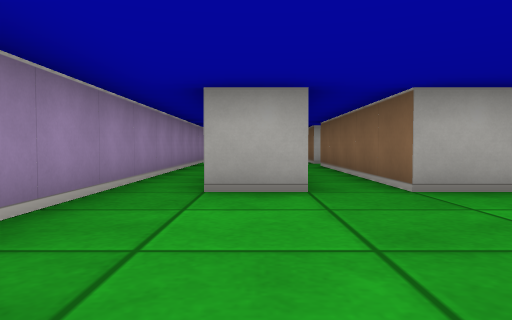
View 1 (above)

16 first-person views from a walk through a cub3D level. The camera is about half as high as the walls, tilts 2° down and sees 70° across. The floor is counted in squares. Each view is taken from the middle of a square. On the plan, view 1 faces up. The plan holds only what a view shows up to about 9 squares ahead; the rest is blank.

View 2
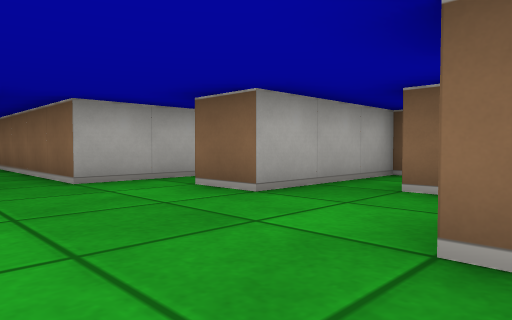

View 3
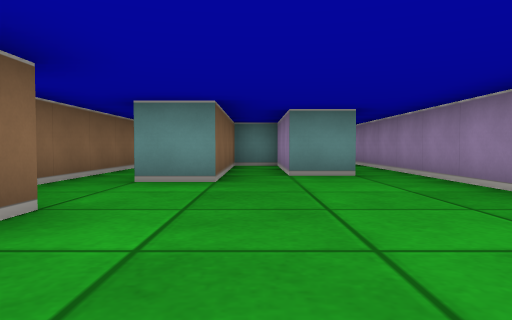

View 4
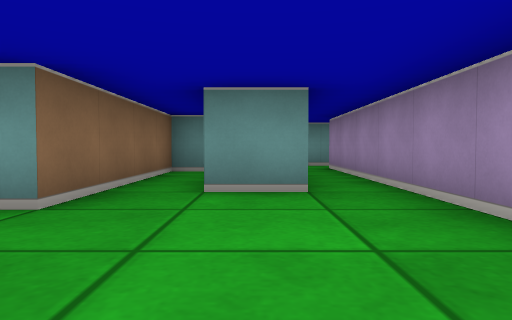

View 5
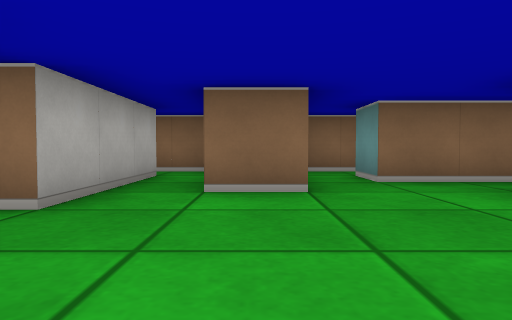

View 6
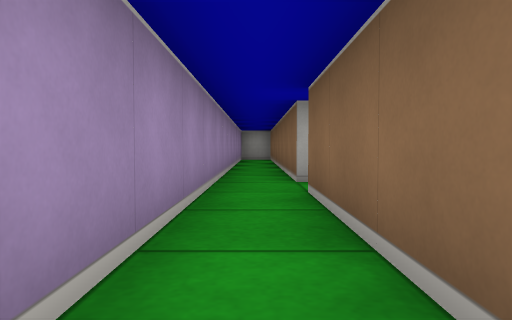

View 7
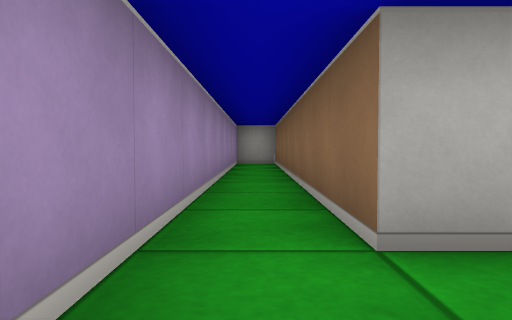

View 8
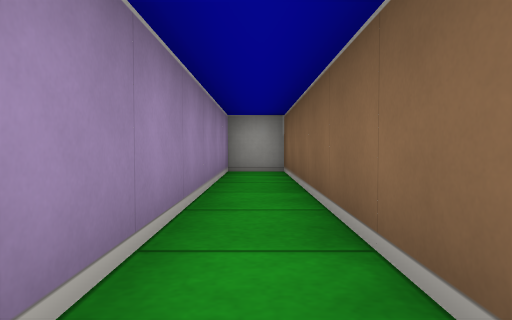

View 9
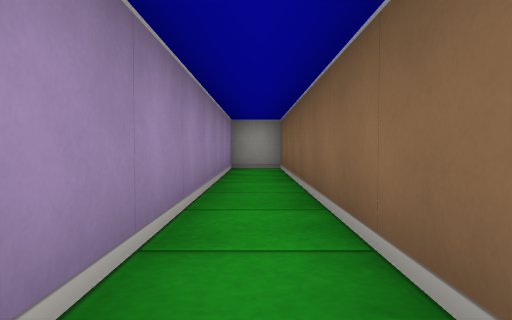

View 10
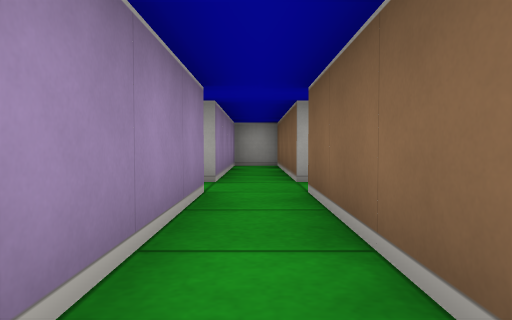

View 11
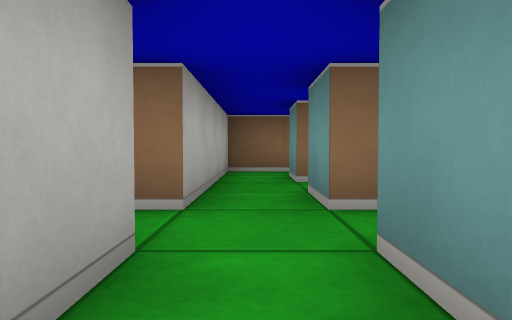

View 12
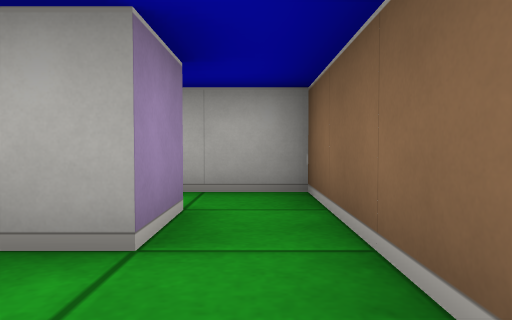

View 13
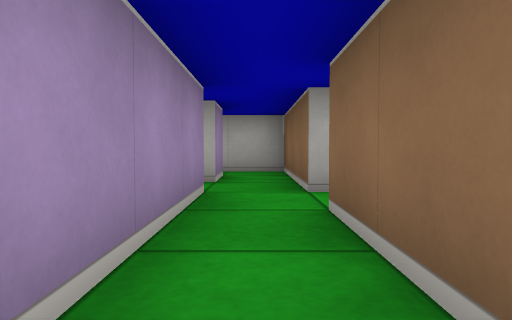

View 14
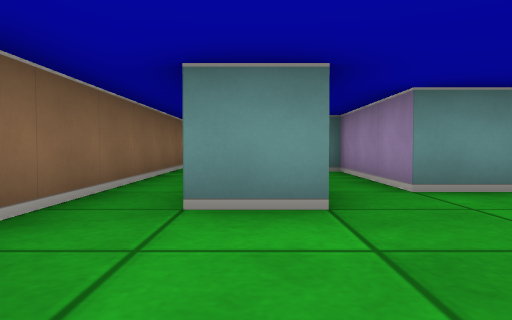

View 15
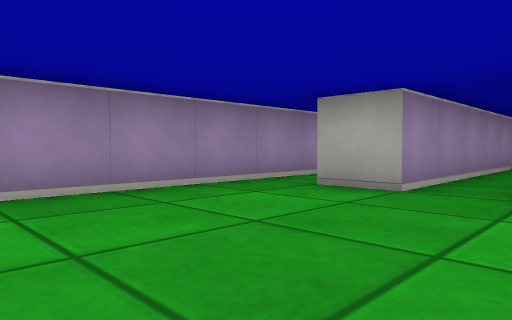

View 16
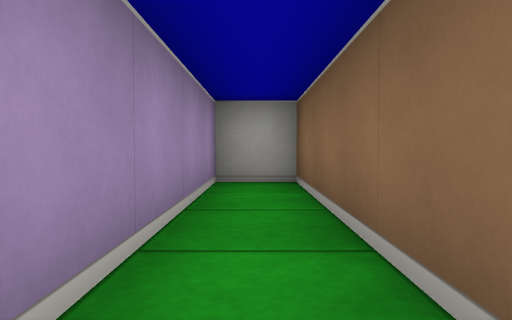

### Floor plan
Key: @ floor where view 1 was taken; # wall or solid block; . floor.
Columns run from 2 left of view 1 to 6 right of it. Each row starts with its distance up from view 1.
 18 ###
 17 #.#
 16 #.#
 15 #.#
 14 #.###
 13 #.#.#
 12 #.#.#
 11 #.#.#
 10 #.#.#####
  9 #.......#
  8 #.#.#.#.#
  7 #.#.# ..#
  6 #.#.# #..
  5 #.#.# #.#
  4 #.#.###.#
  3 #.......#
  2 #....####
  1 #.......#
  0 #.@...#.#
 -1 #...#.#
 -2 #.#.#.#
 -3 #.#.#.#
 -4 #.#.#.#
 -5 #.###.#
 -6  .
 -7 ##

Where each view was taken, in squares from view 1:
view 1: 0 up, 0 right, facing up
view 2: 1 down, 0 right, facing up-right
view 3: 4 up, 1 right, facing down
view 4: 2 up, 0 right, facing down
view 5: 2 up, 1 left, facing right
view 6: 5 up, 1 left, facing up
view 7: 8 up, 1 left, facing up
view 8: 11 up, 1 left, facing up
view 9: 10 up, 1 left, facing up
view 10: 5 up, 1 right, facing up
view 11: 9 up, 1 left, facing right
view 12: 6 up, 5 right, facing up
view 13: 3 up, 5 right, facing up
view 14: 2 up, 2 right, facing down
view 15: 0 up, 2 right, facing up-left
view 16: 9 up, 1 right, facing up
